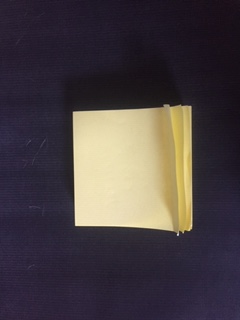
#> input picture object_size/top.JPG, 240 x 320 px
$ python binary.py
#> lines starting #> are read from the running program, lines starting #| are printed output that depends on the picture; after the words box and inside, x2 and y2 are one past the last pixel; in counts of white or black regions, pixels touching at a corner belong together
# -*- coding: utf-8 -*-
"""
Created on Wed May 27 17:35:47 2020

@author: paulg
"""

import numpy as np
import cv2 as cv
from matplotlib import pyplot as plt
import imutils


#conversion of the image into binary scale here only the biggest contour is extracted to prevent issue where contour are detected
#ans should not be


img = cv.imread('top.JPG')
#> img is the input picture: shape (320, 240, 3); mean B, G, R 66.1, 63.1, 71.5

cv.imshow("Image",img)
cv.waitKey(0)
gray = cv.cvtColor(img,cv.COLOR_BGR2GRAY)
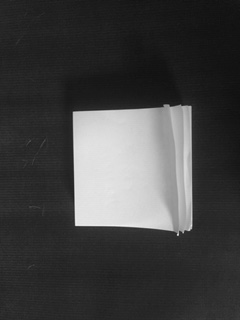
#> gray: shape (320, 240); min 16, max 243, mean 66
ret, thresh = cv.threshold(gray,0,255,cv.THRESH_BINARY_INV+cv.THRESH_OTSU)
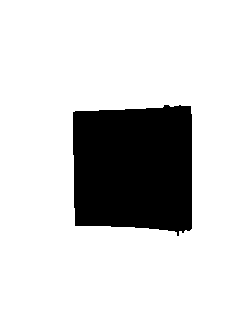
#> thresh: shape (320, 240); 81.6% white; 1 black region, box (x1, y1, x2, y2) and area: (73, 105, 192, 236) 14101
#> ret = 118

edged = cv.Canny(gray, 50, 100)
#> edged: shape (320, 240); 1.1% white in thin lines or dots, all inside (x1, y1, x2, y2) = (27, 104, 193, 269)
edged = cv.dilate(edged, None, iterations=1)
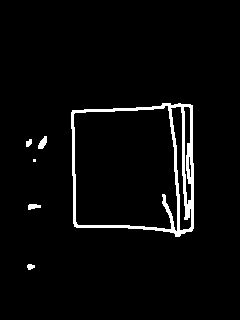
#> edged: shape (320, 240); 3.6% white; 6 white regions (1 under 20 px), largest, box (x1, y1, x2, y2) and area: (71, 103, 194, 237) 2543, (38, 136, 47, 149) 73, (28, 204, 41, 210) 57, (26, 139, 32, 147) 36, (27, 264, 35, 270) 36
edged = cv.erode(edged, None, iterations=1)
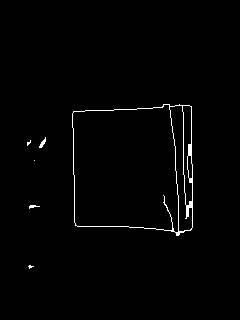
#> edged: shape (320, 240); 1.3% white in thin lines or dots, all inside (x1, y1, x2, y2) = (27, 104, 193, 269)


cnts = cv.findContours( edged,cv.RETR_EXTERNAL, cv.CHAIN_APPROX_SIMPLE )
#> cnts = 6 contours, 4 with area under 20; largest, box (x1, y1, x2, y2) and area: (72, 104, 193, 236) 14133, (39, 137, 46, 148) 21
cnts = imutils.grab_contours(cnts)

#extract the biggest contour
c = max(cnts, key=cv.contourArea)
#> c = contour of 59 points, box (x1, y1, x2, y2) (72, 104, 193, 236), area 14133


#outside of the contour fillled in black
stencil = np.zeros(gray.shape).astype(gray.dtype)

color = [255, 255, 255]
cv.fillPoly(stencil, [c], color)
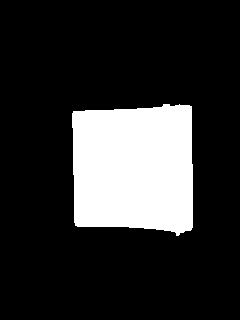
#> stencil: shape (320, 240); 18.7% white; 1 white region, box (x1, y1, x2, y2) and area: (72, 104, 193, 236) 14372
result = cv.bitwise_and(gray, stencil)
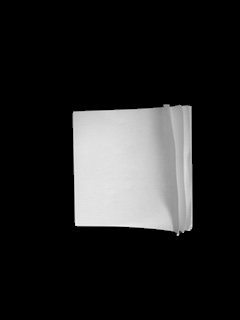
#> result: shape (320, 240); min 0, max 243, mean 37.2

#indisde of the contour filled in white
thresh= cv.threshold(result, 0, 255, cv.THRESH_BINARY)[1]

cv.imshow("Image",thresh)
cv.waitKey(0)

cv.imwrite("result.jpg", thresh)

cnt=c
#> cnt has the same summary as c
cnt=cnt[:,0,:]
#> cnt = 59 pairs, first value 72 to 192, second value 104 to 235
cnt=np.int0(cnt)
cv.drawContours(img,[cnt],-1,(0,255,255),2)
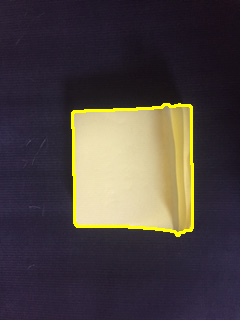
#> img: shape (320, 240, 3); 1.93% of pixels changed, all inside (x1, y1, x2, y2) = (71, 103, 194, 237)


cv.imshow("Image",img)
cv.waitKey(0)
